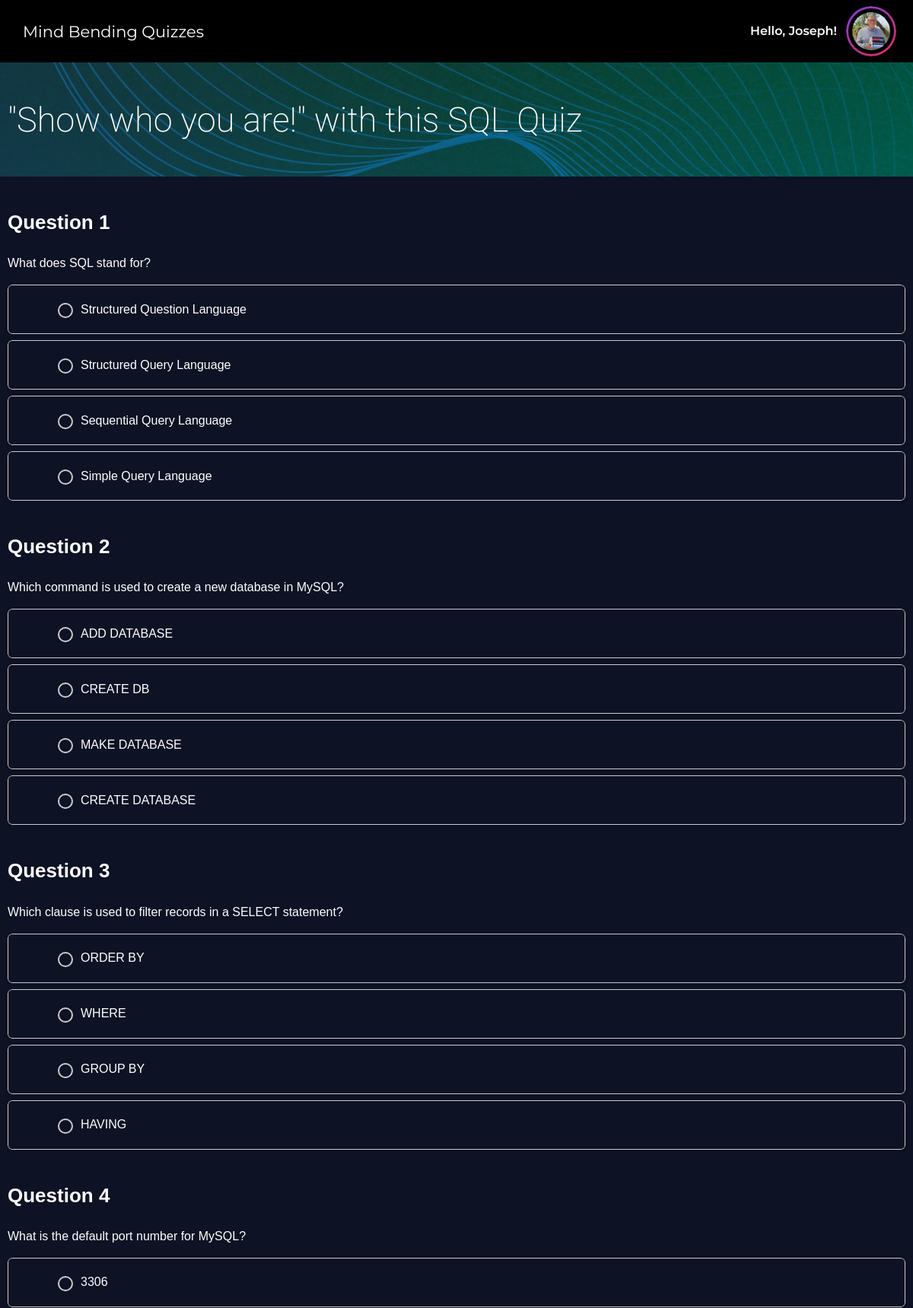
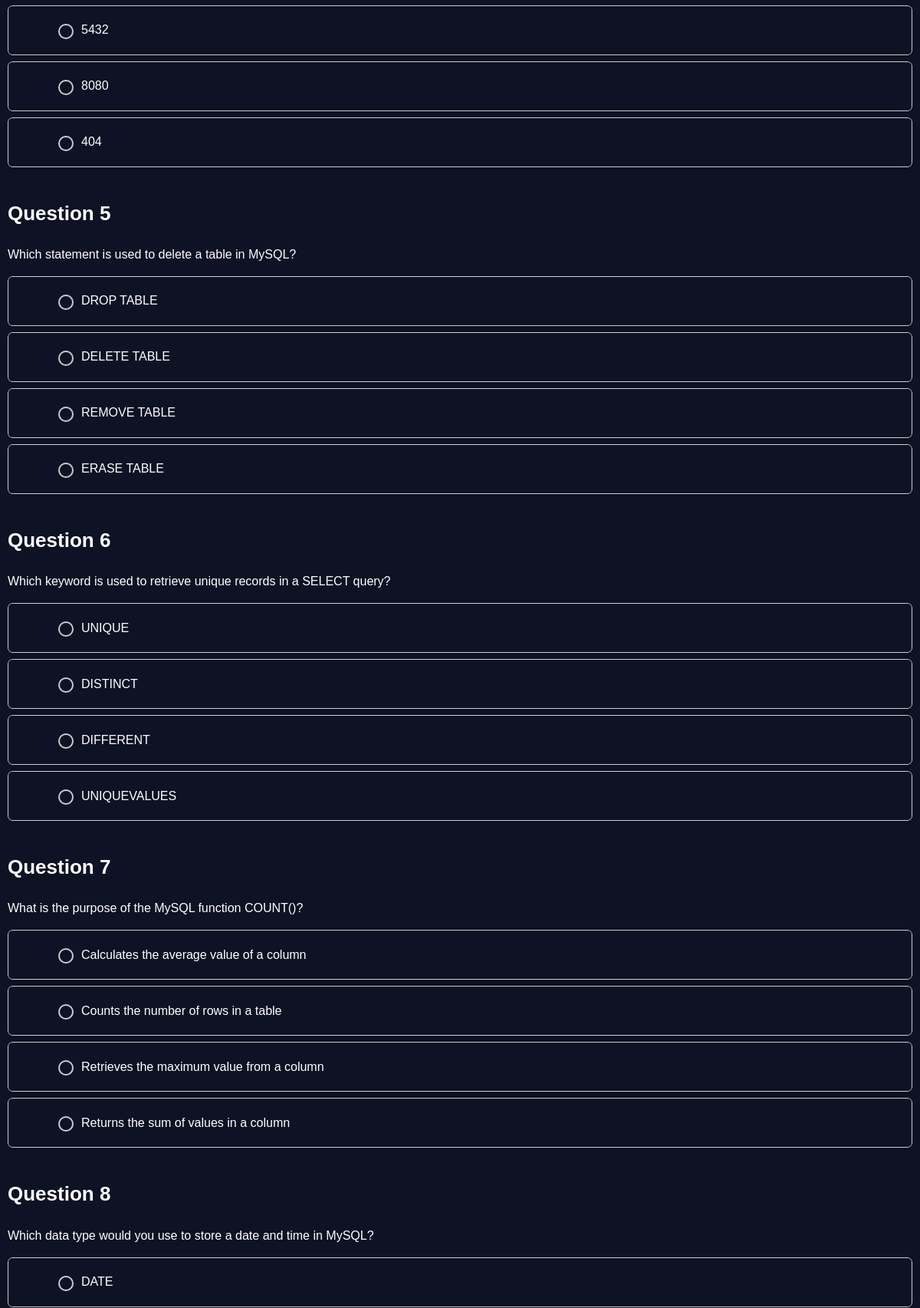
/components/take-quiz.php?quiz_name=SQL (signed in, upper part), run on the app's committed database (2 pictures, top to bottom).
### tables this page shows
CREATE TABLE `quiz_question` (
  `id` int(11) NOT NULL,
  `question_no` int(5) NOT NULL,
  `question_text` varchar(255) NOT NULL,
  `optiona` varchar(255) NOT NULL,
  `optionb` varchar(255) NOT NULL,
  `optionc` varchar(255) NOT NULL,
  `optiond` varchar(255) NOT NULL,
  `answer` varchar(255) NOT NULL,
  `quiz_name` varchar(255) NOT NULL
);

### components/take-quiz.php (the view, shortened to what this page needs)
<?php
include 'user-header.php';
include 'connection.php';
$quiz_name = isset($_GET["quiz_name"]) ? $_GET["quiz_name"] : null;
if ($quiz_name !== null) {
    $quiz_name=$_GET["quiz_name"];
?>
<div class="user-intro">
      <div class="ui-wrapper">
        <h2 class="titles">"Show who you are!" with this <?php echo $quiz_name ?> Quiz</h2>
      </div>
    </div>
    <div class="quiz-wrapper">
            <form action="" method="POST">
               <?php    $res=mysqli_query($con,"select * from quiz_question where quiz_name = '$quiz_name'") or die(mysqli_error($con));?>
            <?php while($row=mysqli_fetch_array($res)){?>
            <div class="question-wrapper">
                <div class="question-top">
                    <h2  class="question-no">Question <span><?php echo $row["question_no"]?></span></h2>
                    <p class="question-text">
                    <?php echo htmlspecialchars($row["question_text"])?>
                    </p>
                </div>
                <div class="radio-group">
                    <label for="<?php echo htmlspecialchars($row["optiona"]) . $row["question_no"] ?>" class="label-wrapper">
                    <input type="radio"  name="choice<?php echo $row["question_no"]?>" value="<?php echo htmlspecialchars($row["optiona"])?>" id="<?php echo htmlspecialchars($row["optiona"]) . $row["question_no"]?>" />
                    <span class="label-text"
                        ><?php echo htmlspecialchars($row["optiona"])?></span
                    >
                    </label>
                </div>
                <div class="radio-group">
                    <label for="<?php echo htmlspecialchars($row["optionb"]) . $row["question_no"]?>" class="label-wrapper">
                    <input type="radio"  name="choice<?php echo $row["question_no"]?>" value="<?php echo htmlspecialchars($row["optionb"])?>" id="<?php echo htmlspecialchars($row["optionb"]) . $row["question_no"]?>" />
                    <span class="label-text"
                        ><?php echo htmlspecialchars($row["optionb"])?></span
                    >
                    </label>
                </div>
                <div class="radio-group">
                    <label for="<?php echo htmlspecialchars($row["optionc"]) . $row["question_no"]?>" class="label-wrapper">
                    <input type="radio"  name="choice<?php echo $row["question_no"]?>" value="<?php echo htmlspecialchars($row["optionc"])?>" id="<?php echo htmlspecialchars($row["optionc"]) . $row["question_no"]?>" />
                    <span class="label-text"
                        ><?php echo htmlspecialchars($row["optionc"])?></span
                    >
                    </label>
                </div>
                <div class="radio-group">
                    <label for="<?php echo htmlspecialchars($row["optiond"]) . $row["question_no"]?>" class="label-wrapper">
                    <input type="radio"  name="choice<?php echo $row["question_no"]?>" value="<?php echo htmlspecialchars($row["optiond"])?>" id="<?php echo htmlspecialchars($row["optiond"]) . $row["question_no"]?>" />
                    <span class="label-text"><?php echo htmlspecialchars($row["optiond"])?></span>
                    </label>
                </div>
            </div>
            <?php } ?>
        </form>
    </div>
  </body>
</html>
<?php } ?>

### styles.css (style rules this page uses)
body { font-family: Arial, sans-serif; margin: 0; }
html, body, div, span, applet, object, iframe, h1, h2, h3, h4, h5, h6, p, blockquote, pre, a, abbr, acronym, address, big, cite, code, del, dfn, em, img, ins, kbd, q, s, samp, small, strike, strong, sub, sup, tt, var, b, u, i, center, dl, dt, dd, ol, ul, li, fieldset, form, label, legend, table, caption, tbody, tfoot, thead, tr, th, td, article, aside, canvas, details, embed, figure, figcaption, footer, header, hgroup, menu, nav, output, ruby, section, summary, time, mark, audio, video { margin: 0; padding: 0; border: 0; font-size: 100%; font: inherit; vertical-align: baseline; }
body { line-height: 1; }
*, *::before, *::after { box-sizing: border-box; }
:root { --clr-primary: #8b3dff; --clr-secondary: #9e77f3; }
body { font-family: Arial, Helvetica, sans-serif; }
.user-intro { height: 150px; width: 100%; margin-top: 82px; background: url(images/welcome-bg.png) right no-repeat; }
.ui-wrapper { color: #fff; max-width: 1180px; height: 100%; display: flex; flex-direction: column; justify-content: center; margin: 0 auto; }
.ui-wrapper h2 { font-size: 45px; font-weight: 200; font-family: "Roboto", sans-serif; }
.take-quiz { background: #0d1224; }
.question-no { font-weight: 600; line-height: 1.2; font-size: 26px; margin-bottom: 10px; }
.question-text { padding: 20px 0; }
.question-wrapper { max-width: 1180px; margin: 0 auto; margin-top: 45px; color: #fff; }
.radio-group { position: relative; overflow: hidden; margin-bottom: 8px; border-radius: 6px; box-shadow: 0 2px 4px rgba(0, 0, 0, 0.1); }
.radio-group label { display: flex; align-items: center; transition: all 0.3s ease-in; cursor: pointer; padding: 20px 60px; border: 1px solid #ccc; border-radius: 6px; }
.radio-group label .label-text { transition: all 0.1s ease-in; cursor: pointer; }
input[type="radio"] { appearance: none; -webkit-appearance: none; width: 20px; height: 20px; border-radius: 50%; border: 2px solid #ccc; outline: none; cursor: pointer; margin-right: 10px; }
.radio-group .label-text::after { content: ""; position: absolute; inset: 0; opacity: 0; background: url(images/selected-blank.png) transparent top right no-repeat; z-index: 1; pointer-events: none; }
.radio-group .label-wrapper { overflow: hidden; border-radius: 6px; }
html { scroll-behavior: smooth; }

### data on the page
quiz_question: question_no "1", question_text "What does SQL stand for?", optiona "Structured Question Language", optionb "Structured Query Language", optionc "Sequential Query Language", optiond "Simple Query Language"
quiz_question: question_no "2", question_text "Which command is used to create a new database in MySQL?", optiona "ADD DATABASE", optionb "CREATE DB", optionc "MAKE DATABASE", optiond "CREATE DATABASE"
quiz_question: question_no "3", question_text "Which clause is used to filter records in a SELECT statement?", optiona "ORDER BY", optionb "WHERE", optionc "GROUP BY", optiond "HAVING"
quiz_question: question_no "4", question_text "What is the default port number for MySQL?", optiona "3306", optionb "5432", optionc "8080", optiond "404"
quiz_question: question_no "5", question_text "Which statement is used to delete a table in MySQL?", optiona "DROP TABLE", optionb "DELETE TABLE", optionc "REMOVE TABLE", optiond "ERASE TABLE"
quiz_question: question_no "6", question_text "Which keyword is used to retrieve unique records in a SELECT query?", optiona "UNIQUE", optionb "DISTINCT", optionc "DIFFERENT", optiond "UNIQUEVALUES"
quiz_question: question_no "7", question_text "What is the purpose of the MySQL function COUNT()?", optiona "Calculates the average value of a column", optionb "Counts the number of rows in a table", optionc "Retrieves the maximum value from a column", optiond "Returns the sum of values in a column"
quiz_question: question_no "8", question_text "Which data type would you use to store a date and time in MySQL?", optiona "DATE"

### other printed values
$firstname "Joseph"
$quiz_name "SQL"
